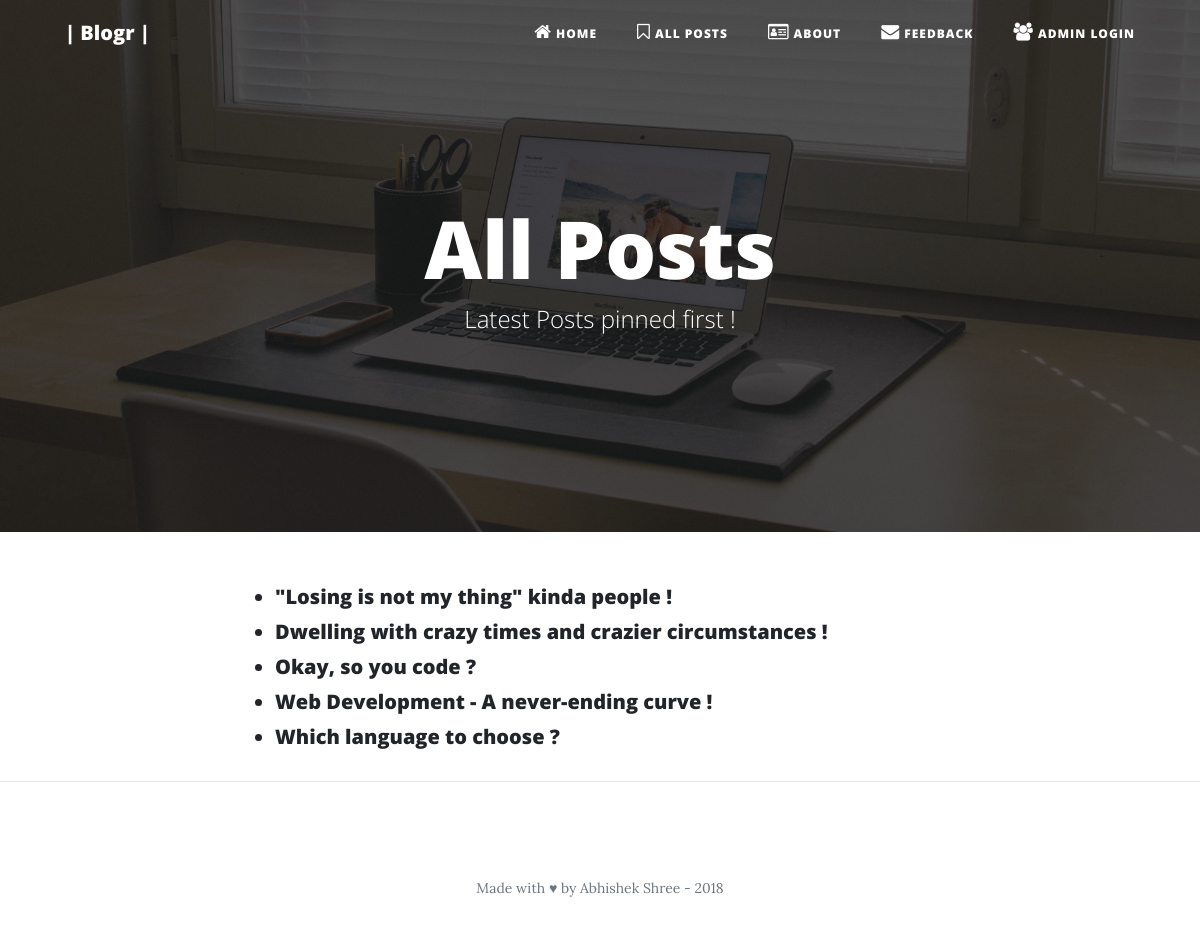
Screenshot of /all with the database file from the repository.
### app.py (models this page shows)
class Post(db.Model):
	id = db.Column(db.Integer, primary_key=True)
	title = db.Column(db.String(50))
	subtitle = db.Column(db.String(200))
	author = db.Column(db.String(50))
	date_posted = db.Column(db.DateTime)
	content = db.Column(db.Text)

### app.py (the view)
@app.route('/all')
def all():
	po = Post.query.order_by(Post.date_posted.desc()).all()
	return render_template('all.html', p=po)

### templates/all.html (shortened to what this page needs)
{% include 'basic/Head.html' %}
  {% include 'basic/CSS.html' %}
  </head>
  <body>
    {% include 'basic/Nav.html' %}
    <header class="masthead" style="background-image: url('{{ url_for('static', filename='home-bg.jpg') }}')">
      <div class="overlay"></div>
      <div class="container">
        <div class="row">
          <div class="col-lg-8 col-md-10 mx-auto">
            <div class="site-heading">
              <h1>All Posts</h1>
              <span class="subheading">Latest Posts pinned first !</span>
            </div>
          </div>
        </div>
      </div>
    </header>
    <div class="container">
      <div class="row">
        <div class="col-lg-8 col-md-10 mx-auto">
          <ul>
          {% for post in p %}
            <li><a href="{{ url_for('post', post_id=post.id) }}">
              <h5>
                {{ post.title }}
              </h5>
            </a></li>
          {% endfor %}
          </ul>
          </div>
      </div>
    </div>
<hr>
{% include 'basic/Footer.html' %}

### rows the page displays
Post: title "\"Losing is not my thing\" kinda people !"
Post: title "Dwelling with crazy times and crazier circumstances !"
Post: title "Okay, so you code ?"
Post: title "Web Development - A never-ending curve !"
Post: title "Which language to choose ?"
